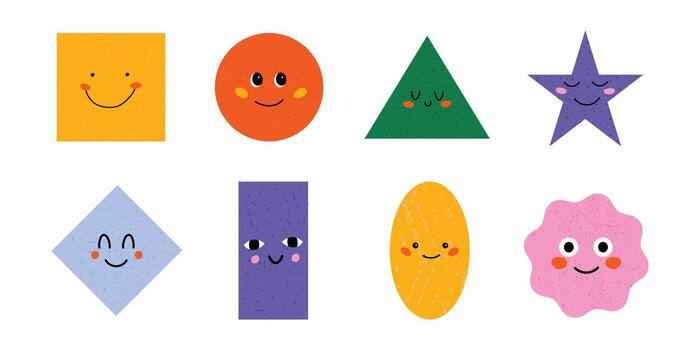
#> input picture opencv/proj4/new.jpg, 700 x 350 px
$ jupyter execute Untitled11.ipynb
#> lines starting #> are read from the running program, lines starting #| are printed output that depends on the picture; after the words box and inside, x2 and y2 are one past the last pixel; in counts of white or black regions, pixels touching at a corner belong together
[cell 1]
import cv2
import math

[cell 2]
img = cv2.imread("new.jpg")
#> img is the input picture: shape (350, 700, 3); mean B, G, R 213.1, 221.6, 234.7
if img is None:
    print("Image not found!")
    exit()
print("Image loaded successfully")

[cell 3]
gray = cv2.cvtColor(img, cv2.COLOR_BGR2GRAY)
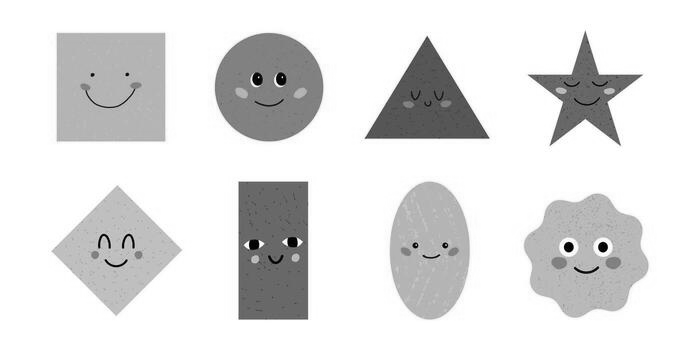
#> gray: shape (350, 700); min 0, max 255, mean 224.5

[cell 4]
_,threshold = cv2.threshold(gray,200,255,cv2.THRESH_BINARY_INV)
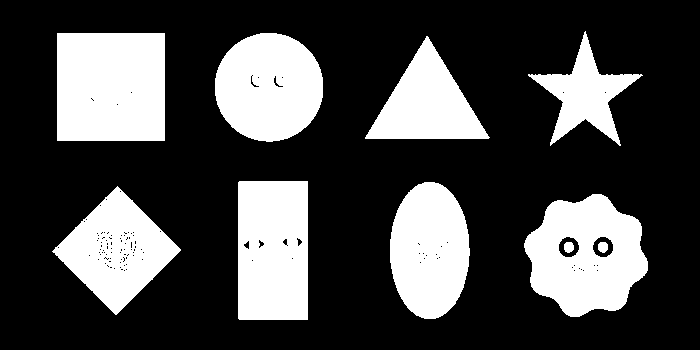
#> threshold: shape (350, 700); 28.1% white; 10 white regions

[cell 5]
contours, hierarchy = cv2.findContours(threshold,cv2.RETR_EXTERNAL,cv2.CHAIN_APPROX_SIMPLE)
#> contours = 8 contours; box (x1, y1, x2, y2) and area: (57, 33, 165, 141) 11449, (524, 194, 648, 317) 10769, (238, 181, 308, 320) 9521, (215, 33, 323, 142) 9137, (390, 182, 470, 319) 8436, (52, 186, 181, 315) 8250, (365, 36, 490, 139) 6376, (528, 31, 643, 146) 4274
print("Total contours:", len(contours))
#| Total contours: 8

[cell 6]
for contour in contours:
    area = cv2.contourArea(contour)
    if area < 500:
        continue
    perimeter = cv2.arcLength(contour, True)
    approx = cv2.approxPolyDP(contour, 0.02 * perimeter, True)
    corners = len(approx)
    x, y, w, h = cv2.boundingRect(contour)
    shape = "Other"
    if corners == 3:
        shape = "Triangle"
    elif corners == 4:
        ratio = w / float(h)
        if 0.90 <= ratio <= 1.10:
            shape = "Square"
        else:
            shape = "Rectangle"
    elif corners > 6:
        circularity = (4 * math.pi * area) / (perimeter * perimeter)
        if circularity > 0.80:
            shape = "Circle"
    cv2.drawContours(img, [contour], -1, (0, 255, 0), 2)

    cv2.putText(img, shape, (x, y - 5),cv2.FONT_HERSHEY_SIMPLEX,0.6, (0, 0, 255), 2)
#> this loop made 8 passes
#> (area, perimeter, approx, corners, x, y, w, h) on passes 2, 4, 7: (8250.5, 369.7, [[117, 186], [52, 251], [115, 314], [180, 250]], 4, 52, 186, 129, 129), (9521, 412.8, [[239, 181], [238, 318], [307, 319], [307, 181]], 4, 238, 181, 70, 139), (11449, 428, [[57, 33], [57, 140], [164, 140], [164, 33]], 4, 57, 33, 108, 108)
#> (area, perimeter, corners, x, y, w, h, shape) on passes 1, 3, 6, 8: (10769, 423.6, 8, 524, 194, 124, 123, 'Other'), (8435.5, 363.8, 8, 390, 182, 80, 137, 'Circle'), (9137, 357.4, 8, 215, 33, 108, 109, 'Circle'), (4274.5, 477.3, 10, 528, 31, 115, 115, 'Other')
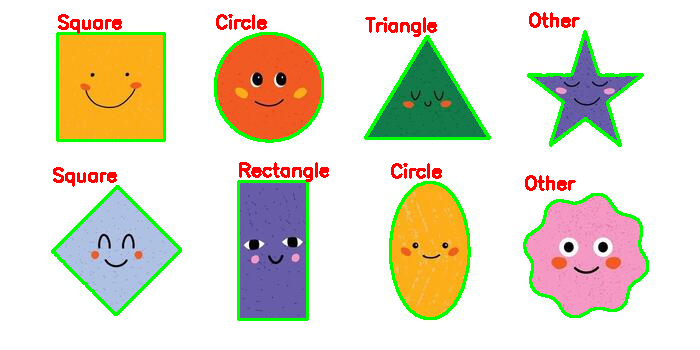
#> img: shape (350, 700, 3); 5.73% of pixels changed, all inside (x1, y1, x2, y2) = (51, 12, 649, 321)
cv2.imshow("Shape Detection", img)
cv2.waitKey(0)
cv2.destroyAllWindows()
